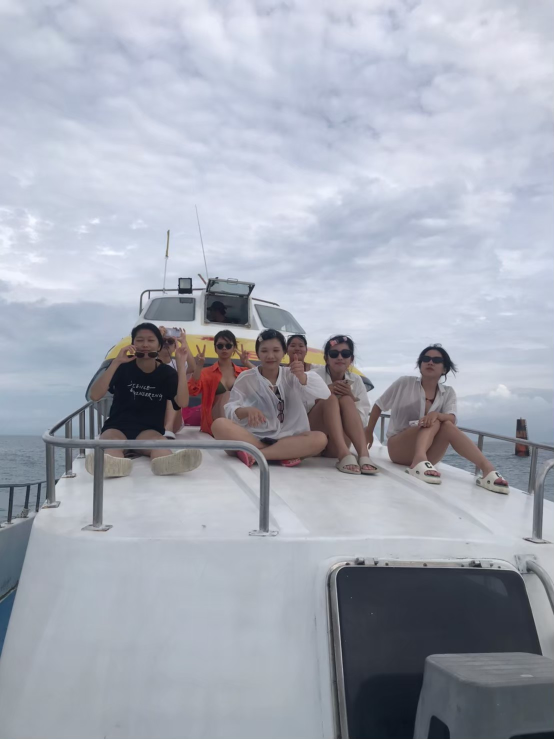
#> input picture photo.jpg, 1108 x 1478 px (shown at 1/2 size)
$ python replace.py
#> lines starting #> are read from the running program, lines starting #| are printed output that depends on the picture
import cv2
import os
import random
from PIL import Image, ImageDraw

# 載入 OpenCV 的人臉偵測模型
face_cascade = cv2.CascadeClassifier(cv2.data.haarcascades + "haarcascade_frontalface_default.xml")

# 路徑設定
input_image_path = "photo.jpg"  # 原始圖片路徑
cat_faces_dir = "cat_faces"  # 貓臉素材庫資料夾
output_image_path = "output.jpg"  # 輸出圖片路徑

# 載入貓臉素材庫
cat_faces = [os.path.join(cat_faces_dir, f) for f in os.listdir(cat_faces_dir) if f.endswith(".png")]

# 確認素材庫是否有貓咪圖片
if not cat_faces:
    raise ValueError("貓咪素材庫為空，請在資料夾中放入 PNG 圖片！")

# 讀取背景圖片
image = cv2.imread(input_image_path)
#> image is the input picture: shape (1478, 1108, 3); mean B, G, R 180.7, 169.1, 164.8
gray = cv2.cvtColor(image, cv2.COLOR_BGR2GRAY)
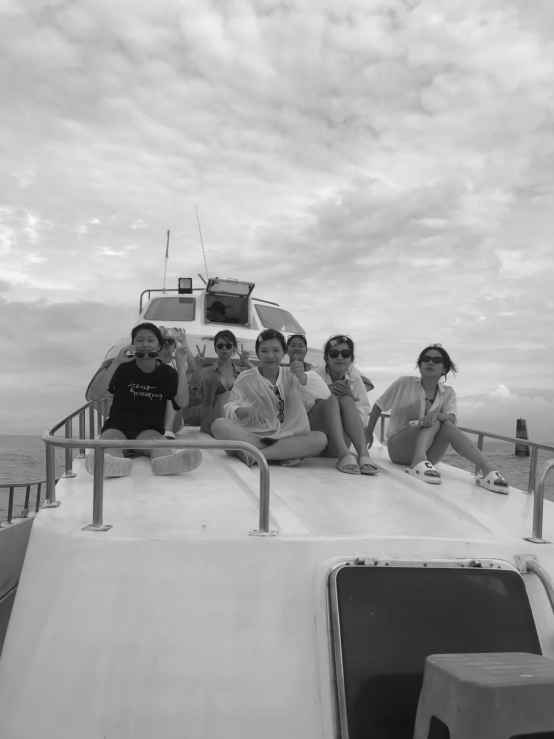
#> gray: shape (1478, 1108) (shown at 1/2 size); min 4, max 249, mean 169.2

# 偵測人臉
faces = face_cascade.detectMultiScale(gray, scaleFactor=1.1, minNeighbors=5)
#> faces = [[574, 674, 42, 42], [425, 674, 48, 48], [263, 658, 57, 57], [511, 679, 59, 59], [836, 699, 55, 55], [649, 685, 61, 61]]

# 將背景圖片轉為 RGBA 格式
image_pil = Image.fromarray(cv2.cvtColor(image, cv2.COLOR_BGR2RGB)).convert("RGBA")

# 替換每一個人臉
for (x, y, w, h) in faces:
    # 隨機選擇一張貓臉
    cat_face_path = random.choice(cat_faces)
    cat_face = Image.open(cat_face_path).convert("RGBA")
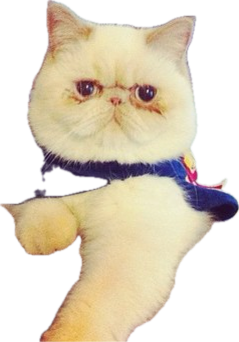
#> input picture cat_faces/188748C3-AB47-49F5-B92D-052B804F2038.png, 239 x 342 px
#> cat_face is the input picture: PIL image 239x342 RGBA; mean R, G, B, A 120.6, 109.2, 90, 145.1

    # 計算人臉中心點和新的尺寸（放大 30%）
    face_center_x, face_center_y = x + w // 2, y + h // 2
#> face_center_x = 595; face_center_y = 695
    new_w, new_h = int(w * 1.5), int(h * 1.5)
#> new_w = 63; new_h = 63

    # 調整貓臉大小
    resized_cat = cat_face.resize((new_w, new_h), Image.LANCZOS)
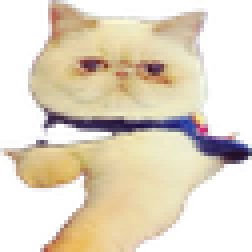
#> resized_cat: PIL image 63x63 RGBA (shown 4 times larger); mean R, G, B, A 132.8, 119.6, 99.9, 145.2; transparent parts drawn white

    # 計算貓臉放置位置（讓貓臉中心與人臉中心對齊）
    top_left_x = face_center_x - new_w // 2
#> top_left_x = 564
    top_left_y = face_center_y - new_h // 2
#> top_left_y = 664

    # 提取透明遮罩
    cat_mask = resized_cat.split()[3]  # 第 3 通道是透明度
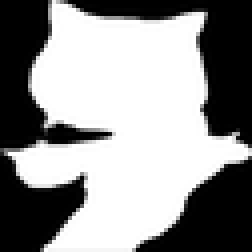
#> cat_mask: PIL image 63x63 L (shown 4 times larger); min 0, max 255, mean 145.2

    # 將貓臉貼到背景圖上
    image_pil.paste(resized_cat, (top_left_x, top_left_y), cat_mask)
#> pass 3 of the loop `for (x, y, w, h) in faces:`:
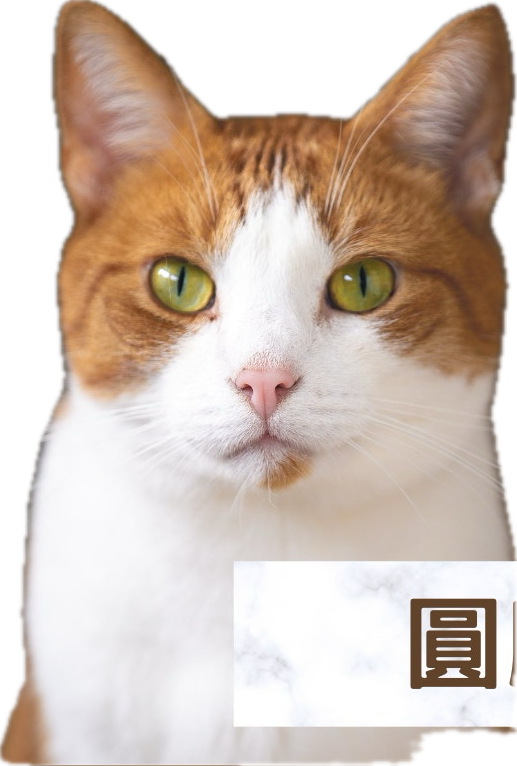
#> input picture cat_faces/16E2423B-3CDE-4CC3-9E50-9137312DC733.png, 517 x 766 px
#> cat_face is the input picture: PIL image 517x766 RGBA; mean R, G, B, A 164.3, 147.7, 136, 206.5
#> face_center_x = 291; face_center_y = 686
#> new_w = 85
#> `resized_cat = cat_face.resize((new_w, new_h), Image.LANCZOS)`:
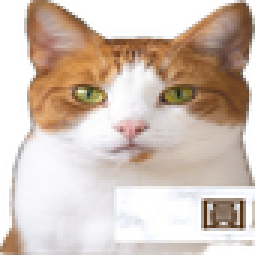
#> resized_cat: PIL image 85x85 RGBA (shown 3 times larger); mean R, G, B, A 168.1, 150.6, 138.3, 206.6; transparent parts drawn white
#> top_left_x = 249
#> top_left_y = 644
#> cat_mask: PIL image 85x85 L
#> `image_pil.paste(resized_cat, (top_left_x, top_left_y), cat_mask)`:
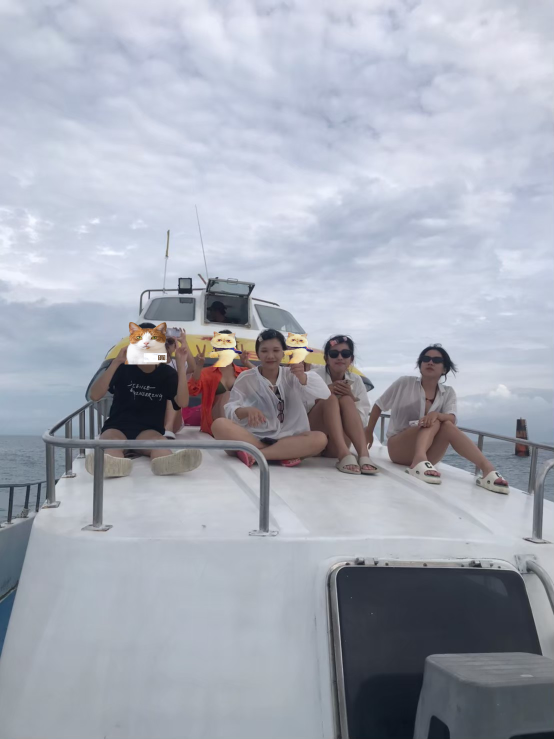
#> image_pil: PIL image 1108x1478 RGBA (shown at 1/2 size); mean R, G, B, A 165.5, 169.8, 181.3, 255; transparent parts drawn white
#> the loop made 6 passes; the first 3 are shown

# 儲存結果，使用支援透明度的格式（如 PNG）
image_pil.save(output_image_path, "PNG")
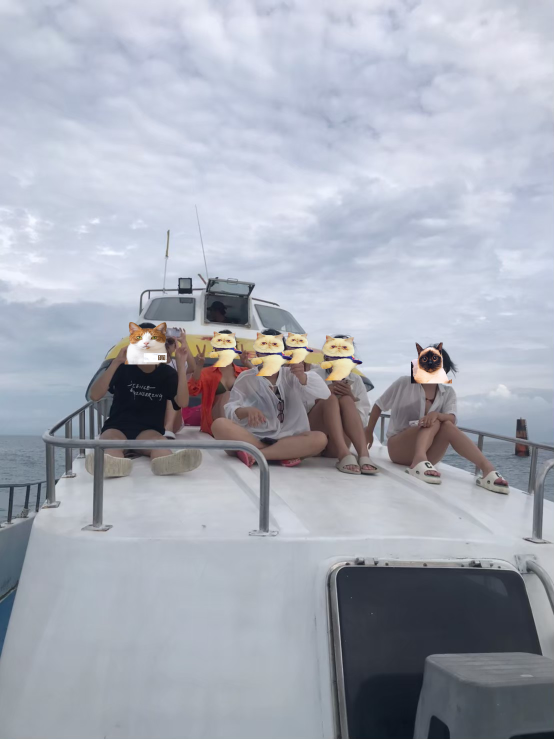
#> saved as output.jpg: PIL image 1108x1478 RGBA (shown at 1/2 size); mean R, G, B, A 166.2, 170.5, 181.7, 254.9; transparent parts drawn white
print(f"處理完成！結果已儲存至：{output_image_path}")
